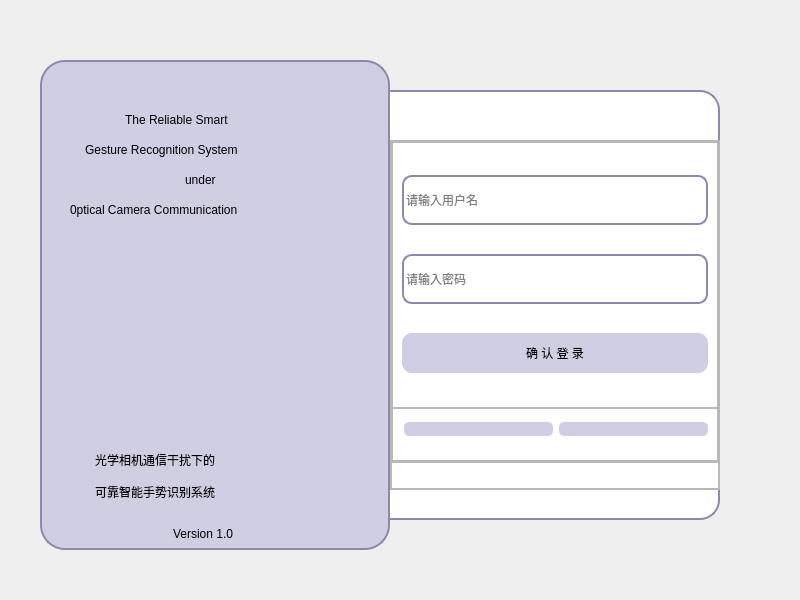
<?xml version="1.0" encoding="UTF-8"?>
<ui version="4.0">
 <class>LoginWindow</class>
 <widget class="QMainWindow" name="LoginWindow">
  <property name="geometry">
   <rect>
    <x>0</x>
    <y>0</y>
    <width>800</width>
    <height>600</height>
   </rect>
  </property>
  <property name="windowTitle">
   <string>MainWindow</string>
  </property>
  <widget class="QWidget" name="centralwidget">
   <widget class="QFrame" name="frame">
    <property name="geometry">
     <rect>
      <x>40</x>
      <y>60</y>
      <width>350</width>
      <height>490</height>
     </rect>
    </property>
    <property name="styleSheet">
     <string notr="true">#frame{
background-color: rgb(208, 206, 226);
border-radius: 25px;
border: 2px solid rgb(141, 137, 171);
}</string>
    </property>
    <property name="frameShape">
     <enum>QFrame::StyledPanel</enum>
    </property>
    <property name="frameShadow">
     <enum>QFrame::Raised</enum>
    </property>
    <widget class="QLabel" name="label">
     <property name="geometry">
      <rect>
       <x>55</x>
       <y>380</y>
       <width>240</width>
       <height>40</height>
      </rect>
     </property>
     <property name="styleSheet">
      <string notr="true">color: #000000;
font: 14pt &quot;幼圆&quot;;</string>
     </property>
     <property name="text">
      <string>光学相机通信干扰下的</string>
     </property>
    </widget>
    <widget class="QLabel" name="label_2">
     <property name="geometry">
      <rect>
       <x>55</x>
       <y>412</y>
       <width>240</width>
       <height>40</height>
      </rect>
     </property>
     <property name="styleSheet">
      <string notr="true">color: #000000;
font: 14pt &quot;幼圆&quot;;</string>
     </property>
     <property name="text">
      <string>可靠智能手势识别系统</string>
     </property>
    </widget>
    <widget class="QLabel" name="label_3">
     <property name="geometry">
      <rect>
       <x>133</x>
       <y>461</y>
       <width>84</width>
       <height>25</height>
      </rect>
     </property>
     <property name="styleSheet">
      <string notr="true">color: #000000;
font: 10pt &quot;Georgia&quot;;</string>
     </property>
     <property name="text">
      <string>Version 1.0</string>
     </property>
    </widget>
    <widget class="QLabel" name="label_4">
     <property name="geometry">
      <rect>
       <x>85</x>
       <y>40</y>
       <width>180</width>
       <height>40</height>
      </rect>
     </property>
     <property name="styleSheet">
      <string notr="true">color: #000000;
font: 12pt &quot;Georgia&quot;;</string>
     </property>
     <property name="text">
      <string>The Reliable Smart</string>
     </property>
    </widget>
    <widget class="QLabel" name="label_5">
     <property name="geometry">
      <rect>
       <x>45</x>
       <y>70</y>
       <width>260</width>
       <height>40</height>
      </rect>
     </property>
     <property name="styleSheet">
      <string notr="true">color: #000000;
font: 12pt &quot;Georgia&quot;;</string>
     </property>
     <property name="text">
      <string>Gesture Recognition System</string>
     </property>
    </widget>
    <widget class="QLabel" name="label_6">
     <property name="geometry">
      <rect>
       <x>145</x>
       <y>100</y>
       <width>60</width>
       <height>40</height>
      </rect>
     </property>
     <property name="styleSheet">
      <string notr="true">color: #000000;
font: 12pt &quot;Georgia&quot;;</string>
     </property>
     <property name="text">
      <string>under</string>
     </property>
    </widget>
    <widget class="QLabel" name="label_7">
     <property name="geometry">
      <rect>
       <x>30</x>
       <y>130</y>
       <width>290</width>
       <height>40</height>
      </rect>
     </property>
     <property name="styleSheet">
      <string notr="true">color: #000000;
font: 12pt &quot;Georgia&quot;;</string>
     </property>
     <property name="text">
      <string>0ptical Camera Communication</string>
     </property>
    </widget>
    <widget class="QPushButton" name="pushButton_2">
     <property name="geometry">
      <rect>
       <x>100</x>
       <y>200</y>
       <width>150</width>
       <height>150</height>
      </rect>
     </property>
     <property name="styleSheet">
      <string notr="true">background-color: rgba(255, 255, 255, 0);
border: none;</string>
     </property>
     <property name="text">
      <string/>
     </property>
     <property name="icon">
      <iconset resource="res.qrc">
       <normaloff>:/icons/icon/myicon2.png</normaloff>:/icons/icon/myicon2.png</iconset>
     </property>
     <property name="iconSize">
      <size>
       <width>150</width>
       <height>150</height>
      </size>
     </property>
    </widget>
   </widget>
   <widget class="QFrame" name="frame_2">
    <property name="geometry">
     <rect>
      <x>390</x>
      <y>90</y>
      <width>330</width>
      <height>430</height>
     </rect>
    </property>
    <property name="styleSheet">
     <string notr="true">#frame_2{
background-color: rgb(255, 255, 255);
border-top-right-radius: 20px;
border-bottom-right-radius: 20px;
border-top: 2px solid rgb(141, 137, 171);
border-right: 2px solid rgb(141, 137, 171);
border-bottom: 2px solid rgb(141, 137, 171);
}</string>
    </property>
    <property name="frameShape">
     <enum>QFrame::StyledPanel</enum>
    </property>
    <property name="frameShadow">
     <enum>QFrame::Raised</enum>
    </property>
    <widget class="QPushButton" name="pushButton">
     <property name="geometry">
      <rect>
       <x>270</x>
       <y>10</y>
       <width>61</width>
       <height>41</height>
      </rect>
     </property>
     <property name="styleSheet">
      <string notr="true">QPushButton{

border: none;
}
QPushButton:hover{
padding-bottom: 5px;
}
</string>
     </property>
     <property name="text">
      <string/>
     </property>
     <property name="icon">
      <iconset resource="res.qrc">
       <normaloff>:/icons/icon/close.png</normaloff>:/icons/icon/close.png</iconset>
     </property>
     <property name="iconSize">
      <size>
       <width>35</width>
       <height>35</height>
      </size>
     </property>
    </widget>
    <widget class="QFrame" name="frame_6">
     <property name="geometry">
      <rect>
       <x>0</x>
       <y>50</y>
       <width>330</width>
       <height>350</height>
      </rect>
     </property>
     <property name="minimumSize">
      <size>
       <width>330</width>
       <height>350</height>
      </size>
     </property>
     <property name="frameShape">
      <enum>QFrame::StyledPanel</enum>
     </property>
     <property name="frameShadow">
      <enum>QFrame::Raised</enum>
     </property>
     <layout class="QVBoxLayout" name="verticalLayout">
      <property name="spacing">
       <number>0</number>
      </property>
      <property name="leftMargin">
       <number>0</number>
      </property>
      <property name="topMargin">
       <number>0</number>
      </property>
      <property name="rightMargin">
       <number>0</number>
      </property>
      <property name="bottomMargin">
       <number>0</number>
      </property>
      <item>
       <widget class="QFrame" name="frame_7">
        <property name="sizePolicy">
         <sizepolicy hsizetype="Preferred" vsizetype="Expanding">
          <horstretch>0</horstretch>
          <verstretch>12</verstretch>
         </sizepolicy>
        </property>
        <property name="frameShape">
         <enum>QFrame::StyledPanel</enum>
        </property>
        <property name="frameShadow">
         <enum>QFrame::Raised</enum>
        </property>
        <layout class="QVBoxLayout" name="verticalLayout_3">
         <property name="spacing">
          <number>0</number>
         </property>
         <property name="leftMargin">
          <number>0</number>
         </property>
         <property name="topMargin">
          <number>0</number>
         </property>
         <property name="rightMargin">
          <number>0</number>
         </property>
         <property name="bottomMargin">
          <number>0</number>
         </property>
         <item>
          <widget class="QFrame" name="frame_9">
           <property name="sizePolicy">
            <sizepolicy hsizetype="Preferred" vsizetype="Expanding">
             <horstretch>0</horstretch>
             <verstretch>5</verstretch>
            </sizepolicy>
           </property>
           <property name="frameShape">
            <enum>QFrame::StyledPanel</enum>
           </property>
           <property name="frameShadow">
            <enum>QFrame::Raised</enum>
           </property>
           <layout class="QHBoxLayout" name="horizontalLayout_2">
            <property name="spacing">
             <number>0</number>
            </property>
            <property name="leftMargin">
             <number>0</number>
            </property>
            <property name="topMargin">
             <number>0</number>
            </property>
            <property name="rightMargin">
             <number>0</number>
            </property>
            <property name="bottomMargin">
             <number>0</number>
            </property>
            <item>
             <widget class="QStackedWidget" name="stackedWidget_2">
              <property name="styleSheet">
               <string notr="true">QLineEdit {
	background-color: rgba(255, 255, 255, 0);
	border: 2px solid rgb(141, 137, 171);
	border-radius: 10px;
	font: 11pt &quot;幼圆&quot;;
}
QPushButton {
	border-radius: 10px;
	border: none;
	background-color: rgb(208, 206, 226);
	font: 12pt &quot;幼圆&quot;;
}
QPushButton:hover {
	background-color: rgb(123, 120, 150);
	color: rgb(255, 255, 255);
}
QPushButton:pressed {
	padding-top: 5px;
	padding-left: 5px;
}</string>
              </property>
              <property name="currentIndex">
               <number>0</number>
              </property>
              <widget class="QWidget" name="page_Login">
               <layout class="QVBoxLayout" name="verticalLayout_4">
                <item>
                 <widget class="QLineEdit" name="lineEdit_L_account">
                  <property name="minimumSize">
                   <size>
                    <width>0</width>
                    <height>50</height>
                   </size>
                  </property>
                  <property name="placeholderText">
                   <string>请输入用户名</string>
                  </property>
                 </widget>
                </item>
                <item>
                 <widget class="QLineEdit" name="lineEdit_L_password">
                  <property name="sizePolicy">
                   <sizepolicy hsizetype="Expanding" vsizetype="Fixed">
                    <horstretch>0</horstretch>
                    <verstretch>0</verstretch>
                   </sizepolicy>
                  </property>
                  <property name="minimumSize">
                   <size>
                    <width>0</width>
                    <height>50</height>
                   </size>
                  </property>
                  <property name="echoMode">
                   <enum>QLineEdit::Password</enum>
                  </property>
                  <property name="placeholderText">
                   <string>请输入密码</string>
                  </property>
                 </widget>
                </item>
                <item>
                 <widget class="QPushButton" name="pushButton_L_sure">
                  <property name="minimumSize">
                   <size>
                    <width>0</width>
                    <height>40</height>
                   </size>
                  </property>
                  <property name="text">
                   <string>确 认 登 录</string>
                  </property>
                 </widget>
                </item>
               </layout>
              </widget>
              <widget class="QWidget" name="page_register">
               <layout class="QVBoxLayout" name="verticalLayout_5">
                <item>
                 <widget class="QLineEdit" name="lineEdit_R_account">
                  <property name="minimumSize">
                   <size>
                    <width>0</width>
                    <height>50</height>
                   </size>
                  </property>
                  <property name="placeholderText">
                   <string>请输入用户名</string>
                  </property>
                 </widget>
                </item>
                <item>
                 <widget class="QLineEdit" name="lineEdit_R_password_1">
                  <property name="minimumSize">
                   <size>
                    <width>0</width>
                    <height>50</height>
                   </size>
                  </property>
                  <property name="placeholderText">
                   <string>请输入密码</string>
                  </property>
                 </widget>
                </item>
                <item>
                 <widget class="QLineEdit" name="lineEdit_R_password_2">
                  <property name="minimumSize">
                   <size>
                    <width>0</width>
                    <height>50</height>
                   </size>
                  </property>
                  <property name="placeholderText">
                   <string>请再次输入密码以确认</string>
                  </property>
                 </widget>
                </item>
                <item>
                 <widget class="QPushButton" name="pushButton_R_sure">
                  <property name="minimumSize">
                   <size>
                    <width>0</width>
                    <height>40</height>
                   </size>
                  </property>
                  <property name="text">
                   <string>确 认 注 册</string>
                  </property>
                 </widget>
                </item>
               </layout>
              </widget>
             </widget>
            </item>
           </layout>
          </widget>
         </item>
         <item>
          <widget class="QFrame" name="frame_10">
           <property name="sizePolicy">
            <sizepolicy hsizetype="Preferred" vsizetype="Expanding">
             <horstretch>0</horstretch>
             <verstretch>1</verstretch>
            </sizepolicy>
           </property>
           <property name="styleSheet">
            <string notr="true">QPushButton{
	font: 10pt &quot;幼圆&quot;;
	border: none;
	background-color: rgb(208, 206, 226);
	border-radius: 5px;
}
QPushButton:hover {

	color: rgb(255, 255, 255);
	border: 2px solid rgb(123, 120, 150);
}
QPushButton:pressed{
	padding-top: 5px;
	padding-left: 5px;
}</string>
           </property>
           <property name="frameShape">
            <enum>QFrame::StyledPanel</enum>
           </property>
           <property name="frameShadow">
            <enum>QFrame::Raised</enum>
           </property>
           <layout class="QHBoxLayout" name="horizontalLayout">
            <property name="leftMargin">
             <number>11</number>
            </property>
            <property name="topMargin">
             <number>0</number>
            </property>
            <property name="bottomMargin">
             <number>11</number>
            </property>
            <item>
             <widget class="QPushButton" name="pushButton_Login">
              <property name="minimumSize">
               <size>
                <width>0</width>
                <height>0</height>
               </size>
              </property>
              <property name="text">
               <string/>
              </property>
              <property name="icon">
               <iconset resource="res.qrc">
                <normaloff>:/icons/icon/back.png</normaloff>:/icons/icon/back.png</iconset>
              </property>
              <property name="iconSize">
               <size>
                <width>30</width>
                <height>30</height>
               </size>
              </property>
             </widget>
            </item>
            <item>
             <widget class="QPushButton" name="pushButton_Register">
              <property name="styleSheet">
               <string notr="true"/>
              </property>
              <property name="text">
               <string/>
              </property>
              <property name="icon">
               <iconset resource="res.qrc">
                <normaloff>:/icons/icon/next.png</normaloff>:/icons/icon/next.png</iconset>
              </property>
              <property name="iconSize">
               <size>
                <width>30</width>
                <height>30</height>
               </size>
              </property>
             </widget>
            </item>
           </layout>
          </widget>
         </item>
        </layout>
       </widget>
      </item>
      <item>
       <widget class="QFrame" name="frame_8">
        <property name="sizePolicy">
         <sizepolicy hsizetype="Preferred" vsizetype="Expanding">
          <horstretch>0</horstretch>
          <verstretch>1</verstretch>
         </sizepolicy>
        </property>
        <property name="frameShape">
         <enum>QFrame::StyledPanel</enum>
        </property>
        <property name="frameShadow">
         <enum>QFrame::Raised</enum>
        </property>
        <layout class="QVBoxLayout" name="verticalLayout_2">
         <property name="spacing">
          <number>0</number>
         </property>
         <property name="leftMargin">
          <number>0</number>
         </property>
         <property name="topMargin">
          <number>0</number>
         </property>
         <property name="rightMargin">
          <number>0</number>
         </property>
         <property name="bottomMargin">
          <number>0</number>
         </property>
         <item>
          <widget class="QStackedWidget" name="stackedWidget">
           <property name="sizePolicy">
            <sizepolicy hsizetype="Preferred" vsizetype="Preferred">
             <horstretch>0</horstretch>
             <verstretch>0</verstretch>
            </sizepolicy>
           </property>
           <property name="styleSheet">
            <string notr="true">QLabel {
	
	font: 9pt &quot;幼圆&quot;;
	color: rgb(187,90,78);
}</string>
           </property>
           <widget class="QWidget" name="page"/>
           <widget class="QWidget" name="page_2">
            <layout class="QHBoxLayout" name="horizontalLayout_3">
             <property name="spacing">
              <number>0</number>
             </property>
             <property name="leftMargin">
              <number>0</number>
             </property>
             <property name="topMargin">
              <number>0</number>
             </property>
             <property name="rightMargin">
              <number>0</number>
             </property>
             <property name="bottomMargin">
              <number>0</number>
             </property>
             <item alignment="Qt::AlignHCenter">
              <widget class="QLabel" name="label_8">
               <property name="text">
                <string>账号或密码不得为空</string>
               </property>
              </widget>
             </item>
            </layout>
           </widget>
           <widget class="QWidget" name="page_3">
            <layout class="QHBoxLayout" name="horizontalLayout_4">
             <property name="spacing">
              <number>0</number>
             </property>
             <property name="leftMargin">
              <number>0</number>
             </property>
             <property name="topMargin">
              <number>0</number>
             </property>
             <property name="rightMargin">
              <number>0</number>
             </property>
             <property name="bottomMargin">
              <number>0</number>
             </property>
             <item alignment="Qt::AlignHCenter">
              <widget class="QLabel" name="label_9">
               <property name="text">
                <string>账号不存在</string>
               </property>
              </widget>
             </item>
            </layout>
           </widget>
           <widget class="QWidget" name="page_4">
            <layout class="QHBoxLayout" name="horizontalLayout_5">
             <property name="spacing">
              <number>0</number>
             </property>
             <property name="leftMargin">
              <number>0</number>
             </property>
             <property name="topMargin">
              <number>0</number>
             </property>
             <property name="rightMargin">
              <number>0</number>
             </property>
             <property name="bottomMargin">
              <number>0</number>
             </property>
             <item alignment="Qt::AlignHCenter">
              <widget class="QLabel" name="label_10">
               <property name="text">
                <string>密码错误</string>
               </property>
              </widget>
             </item>
            </layout>
           </widget>
           <widget class="QWidget" name="page_5">
            <layout class="QHBoxLayout" name="horizontalLayout_6">
             <property name="spacing">
              <number>0</number>
             </property>
             <property name="leftMargin">
              <number>0</number>
             </property>
             <property name="topMargin">
              <number>0</number>
             </property>
             <property name="rightMargin">
              <number>0</number>
             </property>
             <property name="bottomMargin">
              <number>0</number>
             </property>
             <item alignment="Qt::AlignHCenter">
              <widget class="QLabel" name="label_11">
               <property name="text">
                <string>两次输入的密码不一致</string>
               </property>
              </widget>
             </item>
            </layout>
           </widget>
           <widget class="QWidget" name="page_6">
            <layout class="QHBoxLayout" name="horizontalLayout_7">
             <property name="spacing">
              <number>0</number>
             </property>
             <property name="leftMargin">
              <number>0</number>
             </property>
             <property name="topMargin">
              <number>0</number>
             </property>
             <property name="rightMargin">
              <number>0</number>
             </property>
             <property name="bottomMargin">
              <number>0</number>
             </property>
             <item alignment="Qt::AlignHCenter">
              <widget class="QLabel" name="label_12">
               <property name="text">
                <string>用户名重复</string>
               </property>
              </widget>
             </item>
            </layout>
           </widget>
           <widget class="QWidget" name="page_7">
            <layout class="QHBoxLayout" name="horizontalLayout_8">
             <property name="spacing">
              <number>0</number>
             </property>
             <property name="leftMargin">
              <number>0</number>
             </property>
             <property name="topMargin">
              <number>0</number>
             </property>
             <property name="rightMargin">
              <number>0</number>
             </property>
             <property name="bottomMargin">
              <number>0</number>
             </property>
             <item alignment="Qt::AlignHCenter">
              <widget class="QLabel" name="label_13">
               <property name="styleSheet">
                <string notr="true">color: rgb(20, 131, 139);</string>
               </property>
               <property name="text">
                <string>注册成功</string>
               </property>
              </widget>
             </item>
            </layout>
           </widget>
          </widget>
         </item>
        </layout>
       </widget>
      </item>
     </layout>
    </widget>
   </widget>
   <zorder>frame_2</zorder>
   <zorder>frame</zorder>
  </widget>
 </widget>
 <resources>
  <include location="res.qrc"/>
 </resources>
 <connections>
  <connection>
   <sender>pushButton</sender>
   <signal>clicked()</signal>
   <receiver>LoginWindow</receiver>
   <slot>close()</slot>
   <hints>
    <hint type="sourcelabel">
     <x>689</x>
     <y>100</y>
    </hint>
    <hint type="destinationlabel">
     <x>746</x>
     <y>49</y>
    </hint>
   </hints>
  </connection>
 </connections>
</ui>
